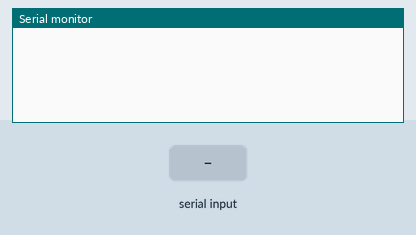
Simulated run of this sketch. Board: Arduino Uno, built with avr-gcc and run on an emulated ATmega328P. On the bench: the last lines printed to the serial monitor. The test bench sets the inputs (shaded band).

Above: at 1.2 s.
1.3 s: "90,45\n" received over Serial
At 2.1 s:
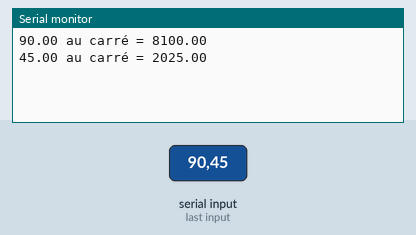
2.8 s: "30,150\n" received over Serial
At 4.6 s:
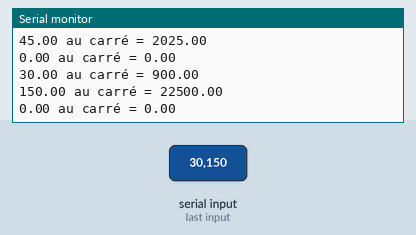
Timing chart, 0 to 6.1 s (numbered marks = the images above; inputs shaded):
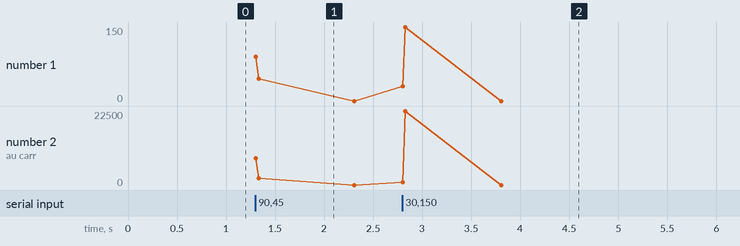

The sketch:

number_sq.ino
```cpp
float n;
float nombre;

void setup(){
    Serial.begin(9600);
}

void loop(){
    if (Serial.available()){
        n = Serial.parseInt ();
        nombre = sq(n);
        Serial.print(n);
        Serial.print(" au carré = ");
        Serial.println(nombre);
    }
}
```

Measured:
- after the input at 1.3 s, the serial monitor: prints a new line at once (image 1)
- after the input at 2.8 s, the serial monitor: prints a new line at once (image 2)
